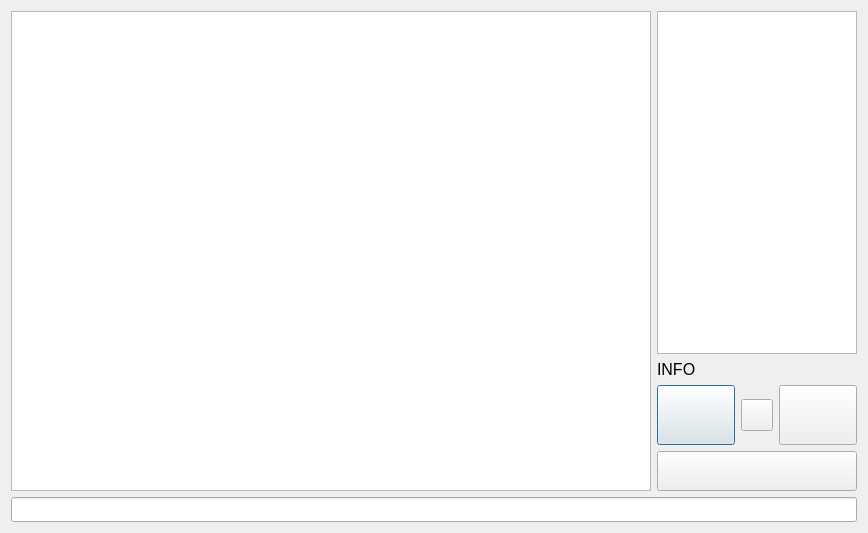
<?xml version="1.0" encoding="UTF-8"?>
<ui version="4.0">
 <class>ToolWindow</class>
 <widget class="QDialog" name="ToolWindow">
  <property name="windowModality">
   <enum>Qt::ApplicationModal</enum>
  </property>
  <property name="geometry">
   <rect>
    <x>0</x>
    <y>0</y>
    <width>868</width>
    <height>530</height>
   </rect>
  </property>
  <property name="sizePolicy">
   <sizepolicy hsizetype="Fixed" vsizetype="Fixed">
    <horstretch>0</horstretch>
    <verstretch>0</verstretch>
   </sizepolicy>
  </property>
  <property name="windowTitle">
   <string>Tool Window</string>
  </property>
  <layout class="QGridLayout" name="gridLayout">
   <item row="0" column="0">
    <layout class="QVBoxLayout" name="verticalLayout">
     <property name="sizeConstraint">
      <enum>QLayout::SetDefaultConstraint</enum>
     </property>
     <item>
      <widget class="QGraphicsView" name="graphicsView">
       <property name="sizePolicy">
        <sizepolicy hsizetype="Fixed" vsizetype="Fixed">
         <horstretch>0</horstretch>
         <verstretch>0</verstretch>
        </sizepolicy>
       </property>
       <property name="minimumSize">
        <size>
         <width>640</width>
         <height>480</height>
        </size>
       </property>
       <property name="maximumSize">
        <size>
         <width>640</width>
         <height>480</height>
        </size>
       </property>
       <property name="cursor" stdset="0">
        <cursorShape>CrossCursor</cursorShape>
       </property>
       <property name="verticalScrollBarPolicy">
        <enum>Qt::ScrollBarAlwaysOff</enum>
       </property>
       <property name="horizontalScrollBarPolicy">
        <enum>Qt::ScrollBarAlwaysOff</enum>
       </property>
      </widget>
     </item>
    </layout>
   </item>
   <item row="0" column="1">
    <layout class="QVBoxLayout" name="verticalLayout_2">
     <item>
      <widget class="QListWidget" name="lswClusters">
       <property name="sizePolicy">
        <sizepolicy hsizetype="Fixed" vsizetype="Expanding">
         <horstretch>0</horstretch>
         <verstretch>0</verstretch>
        </sizepolicy>
       </property>
       <property name="minimumSize">
        <size>
         <width>200</width>
         <height>0</height>
        </size>
       </property>
       <property name="maximumSize">
        <size>
         <width>150</width>
         <height>16777215</height>
        </size>
       </property>
      </widget>
     </item>
     <item>
      <widget class="QLabel" name="lbInfo">
       <property name="font">
        <font>
         <pointsize>12</pointsize>
        </font>
       </property>
       <property name="frameShape">
        <enum>QFrame::NoFrame</enum>
       </property>
       <property name="lineWidth">
        <number>1</number>
       </property>
       <property name="text">
        <string>INFO</string>
       </property>
       <property name="textFormat">
        <enum>Qt::AutoText</enum>
       </property>
       <property name="wordWrap">
        <bool>true</bool>
       </property>
      </widget>
     </item>
     <item>
      <layout class="QHBoxLayout" name="horizontalLayout">
       <item>
        <widget class="QPushButton" name="btn2D">
         <property name="sizePolicy">
          <sizepolicy hsizetype="Fixed" vsizetype="Fixed">
           <horstretch>0</horstretch>
           <verstretch>0</verstretch>
          </sizepolicy>
         </property>
         <property name="minimumSize">
          <size>
           <width>60</width>
           <height>60</height>
          </size>
         </property>
         <property name="maximumSize">
          <size>
           <width>150</width>
           <height>60</height>
          </size>
         </property>
         <property name="text">
          <string/>
         </property>
        </widget>
       </item>
       <item>
        <widget class="QPushButton" name="btnDelete">
         <property name="minimumSize">
          <size>
           <width>32</width>
           <height>32</height>
          </size>
         </property>
         <property name="maximumSize">
          <size>
           <width>32</width>
           <height>32</height>
          </size>
         </property>
         <property name="text">
          <string/>
         </property>
        </widget>
       </item>
       <item>
        <widget class="QPushButton" name="btn3D">
         <property name="sizePolicy">
          <sizepolicy hsizetype="Fixed" vsizetype="Fixed">
           <horstretch>0</horstretch>
           <verstretch>0</verstretch>
          </sizepolicy>
         </property>
         <property name="minimumSize">
          <size>
           <width>60</width>
           <height>60</height>
          </size>
         </property>
         <property name="maximumSize">
          <size>
           <width>150</width>
           <height>60</height>
          </size>
         </property>
         <property name="text">
          <string/>
         </property>
        </widget>
       </item>
      </layout>
     </item>
     <item>
      <widget class="QPushButton" name="btnSave">
       <property name="sizePolicy">
        <sizepolicy hsizetype="Fixed" vsizetype="Fixed">
         <horstretch>0</horstretch>
         <verstretch>0</verstretch>
        </sizepolicy>
       </property>
       <property name="minimumSize">
        <size>
         <width>200</width>
         <height>40</height>
        </size>
       </property>
       <property name="maximumSize">
        <size>
         <width>40</width>
         <height>16777215</height>
        </size>
       </property>
       <property name="text">
        <string/>
       </property>
      </widget>
     </item>
    </layout>
   </item>
   <item row="1" column="0" colspan="2">
    <widget class="QLineEdit" name="lineEditInfo">
     <property name="minimumSize">
      <size>
       <width>0</width>
       <height>25</height>
      </size>
     </property>
     <property name="maximumSize">
      <size>
       <width>16777215</width>
       <height>25</height>
      </size>
     </property>
     <property name="cursor">
      <cursorShape>ArrowCursor</cursorShape>
     </property>
     <property name="alignment">
      <set>Qt::AlignCenter</set>
     </property>
     <property name="readOnly">
      <bool>true</bool>
     </property>
    </widget>
   </item>
  </layout>
 </widget>
 <resources/>
 <connections/>
</ui>
